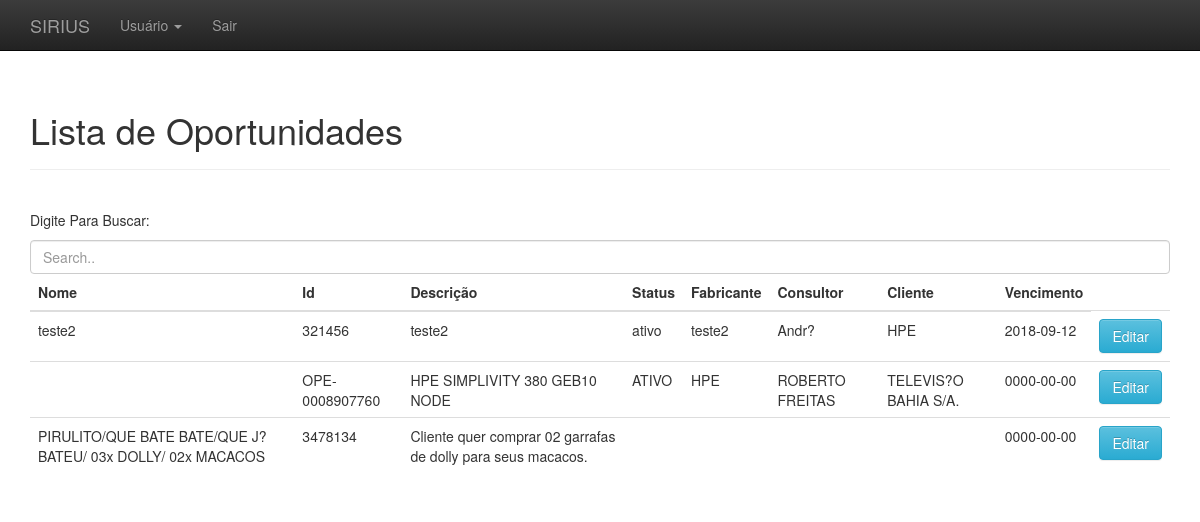
/oportunidades.php, run on the app's committed database.
### tables this page shows
CREATE TABLE `oportunidade` (
  `nome_Opp` varchar(100) NOT NULL,
  `id_Opp` int(11) NOT NULL,
  `descricao_Opp` varchar(500) NOT NULL,
  `status_Opp` varchar(200) NOT NULL,
  `fabricante` varchar(50) NOT NULL,
  `consultor_Opp` varchar(50) NOT NULL,
  `cliente_Opp` varchar(50) NOT NULL,
  `historico_Opp` varchar(500) NOT NULL,
  `vencimento` date NOT NULL,
  `id_Opp_Fab` varchar(20) NOT NULL
);

### oportunidades.php (the view, shortened to what this page needs)
<!DOCTYPE html>
<html lang="pt-br">
  <head>
    <link href="css/bootstrap.min.css" rel="stylesheet">
    <link href="css/bootstrap-theme.min.css" rel="stylesheet">
    <link href="css/theme.css" rel="stylesheet">
  </head>
  <body role="document">
	<?php
		include_once("menu_admin.php");
	?>
    <div class="container theme-showcase" role="main">
      <div class="page-header">
        <h1>Lista de Oportunidades</h1>
      </div>
      <div class="row">
        <div class="col-md-12">
          <table class="table">
            <table class="table">
            <thead>
              <p>Digite Para Buscar:</p>
  <input class="form-control" id="myInput" type="text" placeholder="Search..">
                <tr>
                <th>Nome </th>
                <th>Id </th>
                <th>Descrição</th>
                <th>Status</th>
                <th>Fabricante</th>
                <th>Consultor</th>
                <th>Cliente</th>
                <th>Vencimento</th>
              </tr>
            </thead>
            <tbody>
             <?php
$connection = new mysqli("localhost", "root", "", "basedetestes");
$sql = $connection->query("Select * From oportunidade");
if($sql){
    while($exibe = $sql->fetch_assoc()){
        echo"<tr>";
        echo "<td>".$exibe["nome_Opp"]."</td>";
        echo "<td>".$exibe["id_Opp_Fab"]."</td>";
        echo "<td>".$exibe["descricao_Opp"]."</td>";
        echo "<td>".$exibe["status_Opp"]."</td>";
        echo "<td>".$exibe["fabricante"]."</td>";
        echo "<td>".$exibe["consultor_Opp"]."</td>";
        echo "<td>".$exibe["cliente_Opp"]."</td>";
        echo "<td>".$exibe["vencimento"]."</td>";
        echo "<td> <a href='Home.php'><button class='btn btn-primary btn-info btn-block'>Editar</button></a></td>";
        }
    }
?>
            </tbody>
          </table>
        </div>
		</div>
    </div>
  </body>
</html>

### css/theme.css (style rules this page uses)
body { padding-top: 70px; padding-bottom: 30px; }

### data on the page
oportunidade: nome_Opp "teste2", id_Opp_Fab "321456", descricao_Opp "teste2", status_Opp "ativo", fabricante "teste2", consultor_Opp "Andr?", cliente_Opp "HPE", vencimento "2018-09-12"
oportunidade: id_Opp_Fab "OPE-0008907760", descricao_Opp "HPE SIMPLIVITY 380 GEB10 NODE", status_Opp "ATIVO", fabricante "HPE", consultor_Opp "ROBERTO FREITAS", cliente_Opp "TELEVIS?O BAHIA S/A.", vencimento "0000-00-00"
oportunidade: nome_Opp "PIRULITO/QUE BATE BATE/QUE J? BATEU/ 03x DOLLY/ 02x MACACOS", id_Opp_Fab "3478134", descricao_Opp "Cliente quer comprar 02 garrafas de dolly para seus macacos.", vencimento "0000-00-00"
